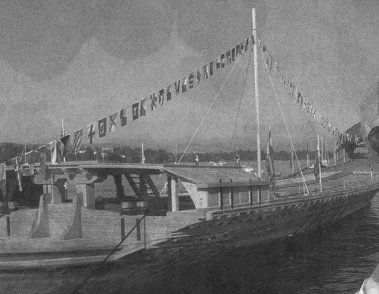
%> input picture matlab/filters/Galere.jpg, 379 x 294 px
$ octave gaussianTest.m   (GNU Octave 9; MATLAB toolbox functions it lacks are replaced by stand-ins)
%> lines starting %> are read from the running program, lines starting %| are printed output that depends on the picture
### matlab/filters/createGaussianMask.m
function [ mask ] = createGaussianMask( sigma )

    MIN_RATIO = 0.01;
    s = 16;
    G = exp(-(-s:s).^2/(2*sigma^2))/(sqrt(2*pi)*sigma)
    j=1;
    for i=1:2*s+1
        if G(i) > MIN_RATIO
            mask(j) = G(i);
            j = j+1;
        end
    end
end

### matlab/filters/doFiltering1D.m
function [ out ] = doFiltering1D( in, ms )

    in_size = size(in);
    ms_size = size(ms);
    out = zeros(in_size);

    if ms_size(1) == 1
        ms2 = floor(ms_size(2)/2);
        for i=1:in_size(1)
            for j=1+ms2:in_size(2)-ms2
                out(i,j) = in(i,j-ms2:j+ms2) * ms';
            end
        end
    else
        ms2 = floor(ms_size(1)/2);
        for i=1:in_size(2)
            for j=1+ms2:in_size(1)-ms2
                out(j,i) = in(j-ms2:j+ms2,i)' * ms;
            end
        end
    end
end

### matlab/filters/gaussianFiltering.m
function [ out ] = gaussianFiltering( in, sigma )

    G = createGaussianMask(sigma);
    out = doFiltering2D(in, G, G');

end

### matlab/filters/doFiltering2D.m
function [ out ] = doFiltering2D(in, ms_h, ms_v)

    out = doFiltering1D(in, ms_h);
    out = doFiltering1D(out, ms_v);
end

### matlab/filters/gaussianTest.m
I = imread('Galere.jpg');
%> I is the input picture: size 294x379 uint8; min 33, max 238, mean 115.8
Id = double(I);
out = gaussianFiltering(Id,5);
%> after the loop in doFiltering1D, `for i=1:in_size(1)`:
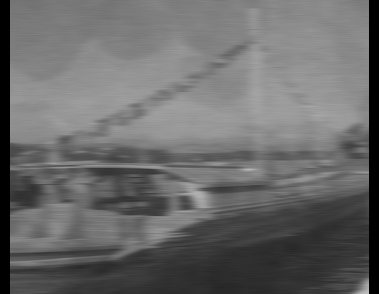
%> out: size 294x379 double; min 0, max 190.7, mean 105.8
%> after the loop in doFiltering1D (call 2), `for i=1:in_size(2)`:
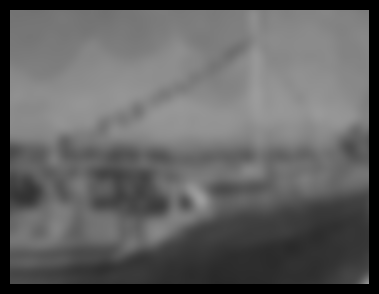
%> out: size 294x379 double; min 0, max 157.7, mean 96.2

figure;
imshow(uint8(out));

I = imread('brain.jpg');
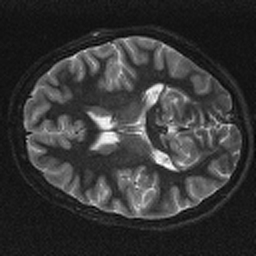
%> input picture matlab/filters/brain.jpg, 256 x 256 px
%> I is the input picture: size 256x256 uint8; min 0, max 255, mean 54.5
Id = double(I);
%> Id: size 256x256 double
out = gaussianFiltering(Id,5);
%> after the loop in doFiltering1D (call 3), `for i=1:in_size(1)`:
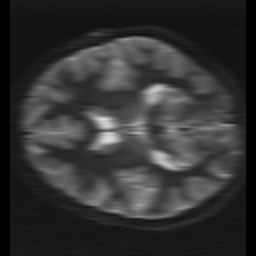
%> out: size 256x256 double; min 0, max 221.4, mean 50.8
%> after the loop in doFiltering1D (call 4), `for i=1:in_size(2)`:
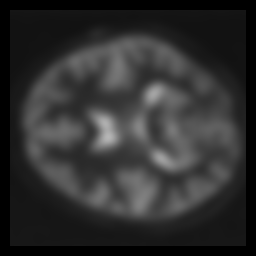
%> out: size 256x256 double; min 0, max 182.2, mean 47.3

figure;
imshow(uint8(out));
